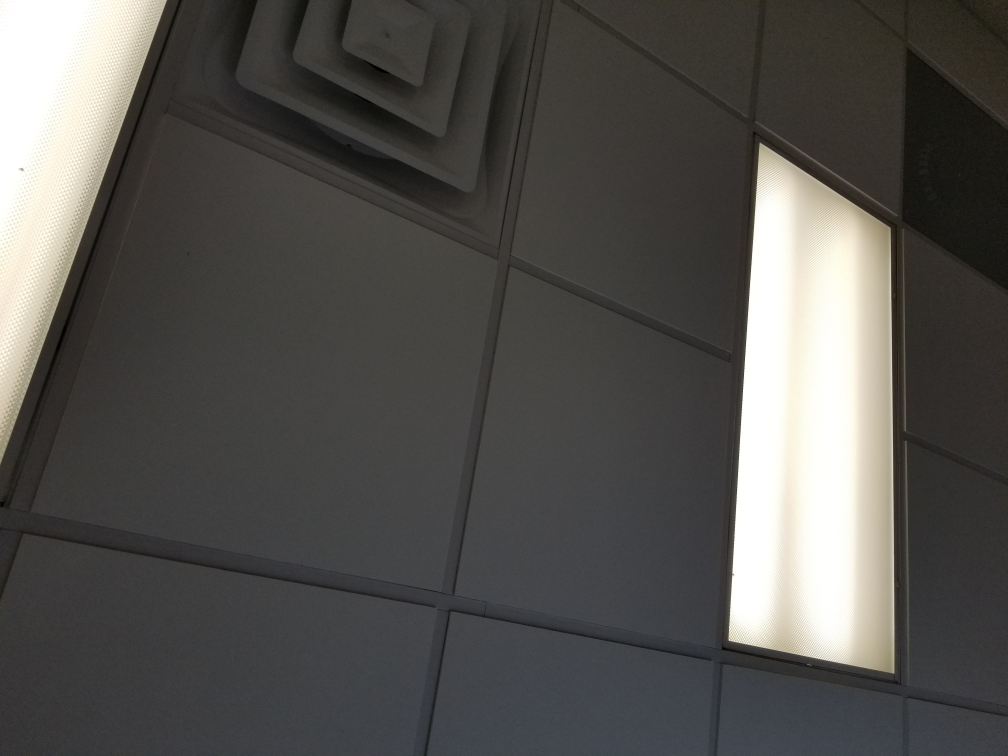
#> input picture test.jpg, 4032 x 3024 px, found by its file name (shown at 1/4 size)
$ jupyter execute Untitled.ipynb   (shell and % lines are left out)
#> lines starting #> are read from the running program, lines starting #| are printed output that depends on the picture
[cell 1]
import numpy as np
from PIL import Image
import matplotlib.pyplot as plt

[cell 2]
d = 3
gridx, gridy = np.mgrid[-d:d:1, -d:d:1]
grid = np.array([gridx.flatten(), gridy.flatten(), np.zeros(((2*d)**2)),np.ones(((2*d)**2)) ])

[cell 3]
#https://www.opengl.org/discussion_boards/showthread.php/197893-View-and-Perspective-matrices

import math
import numpy as np

def transform(m, v):
    return np.asarray(m * np.asmatrix(v).T)[:,0]

def magnitude(v):
    return math.sqrt(np.sum(v ** 2))

# [27 lines left out: functions normalize, ortho, perspective, not called in this run]

def simplePerspective(a):
    return np.matrix([[1,0,0,0],
                      [0,1,0,0],
                      [0,0,1,a],
                      [0,0,-a,0]])

# [11 lines left out: function frustum, not called in this run]

def translate(xyz):
    x, y, z = xyz
    return np.matrix([[1,0,0,x],
                      [0,1,0,y],
                      [0,0,1,z],
                      [0,0,0,1]])

# [6 lines left out: function scale, not called in this run]

def sincos(a):
    a = math.radians(a)
    return math.sin(a), math.cos(a)

# [8 lines left out: function rotate, not called in this run]

def rotx(a):
    s, c = sincos(a)
    return np.matrix([[1,0,0,0],
                      [0,c,-s,0],
                      [0,s,c,0],
                      [0,0,0,1]])

def roty(a):
    s, c = sincos(a)
    return np.matrix([[c,0,s,0],
                      [0,1,0,0],
                      [-s,0,c,0],
                      [0,0,0,1]])

def rotz(a):
    s, c = sincos(a)
    return np.matrix([[c,-s,0,0],
                      [s,c,0,0],
                      [0,0,1,0],
                      [0,0,0,1]])

# [17 lines left out: functions lookat, viewport, not called in this run]

[cell 4]
t1 = np.array(Image.open("testims/test.jpg"))[::4, ::4]
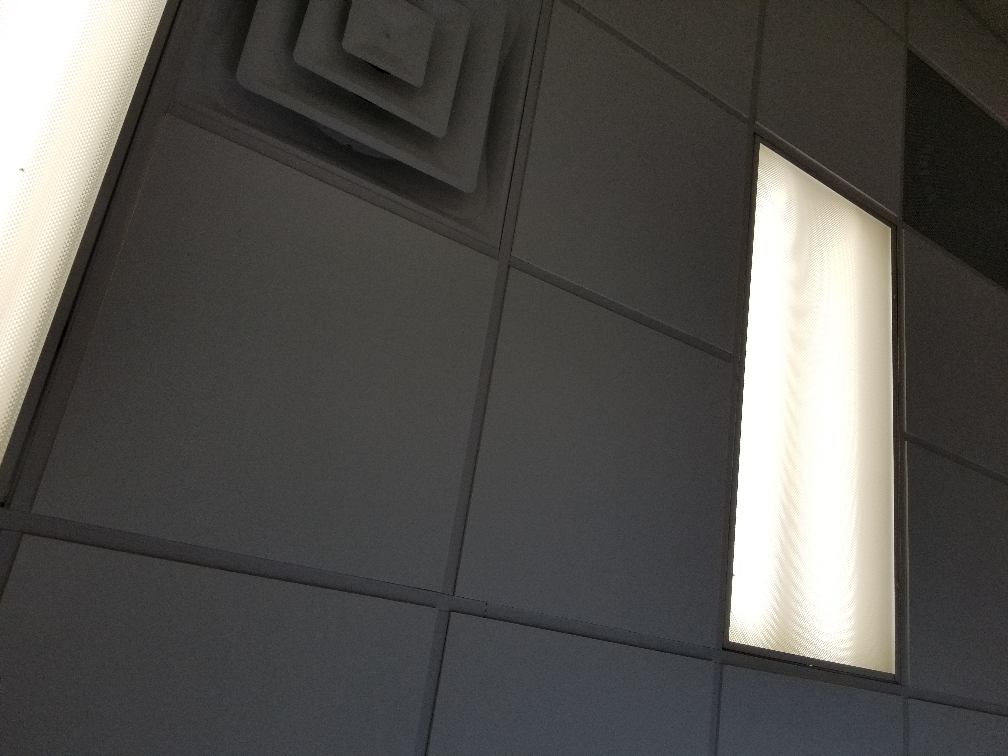
#> t1: shape (756, 1008, 3); mean R, G, B 84.2, 82.6, 79.5
print(t1.shape)
#| (756, 1008, 3)
#plt.imshow(t1)
outgrid = grid
#plt.scatter(outgrid[0], outgrid[1])

[cell 5]
def euler(rotation):
    return rotx(rotation[0])*roty(rotation[1]) * rotz(rotation[2])
def matrix(translation, rotation, focalLength):
    return simplePerspective(focalLength) * euler(rotation) * translate(translation)

[cell 6]
def projectPoints(points, matrix, image):
    out = matrix * points
    out /= out[ 3:4].copy()
    out = out[:2]
    out[0] += image.shape[1] / 2
    out[1] += image.shape[0] / 2
    return out

[cell 7]
mymatrix = matrix((0, 0, -5), (0, 0, 0), 1/1700)
pts = projectPoints(grid, mymatrix, t1)
#plt.imshow(t1)
#plt.scatter(np.array(pts[0]), np.array(pts[1]))

[cell 8]
grid[-1].shape

[cell 9]
(mymatrix * grid)[2]

[cell 10]
pts[0]

[cell 11]
gridOnScreen = np.zeros(grid.shape)

[cell 12]
import numpy as np
import matplotlib.pyplot as plt
fig = plt.figure()
ax = fig.add_subplot(111)
ax.set_title('click on points')

line, = ax.plot(np.random.rand(100), 'o', picker=5)  # 5 points tolerance

# [7 lines left out: function onpick, not called in this run]

fig.canvas.mpl_connect('pick_event', onpick)

plt.show()
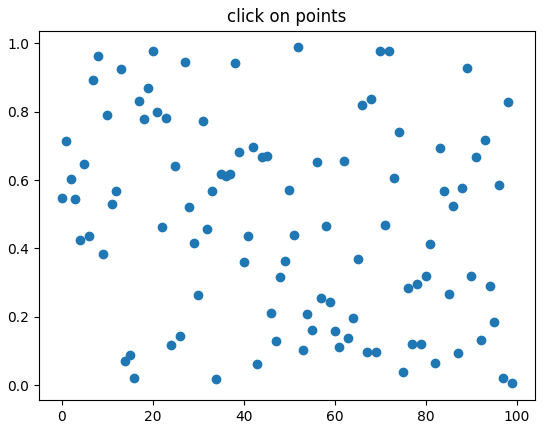
#> figure drawn by matplotlib, 1 panel; curve peaks at x = 52, y = 0.988

$ run again, with 2unitsfromceiling.jpg copied over test.jpg
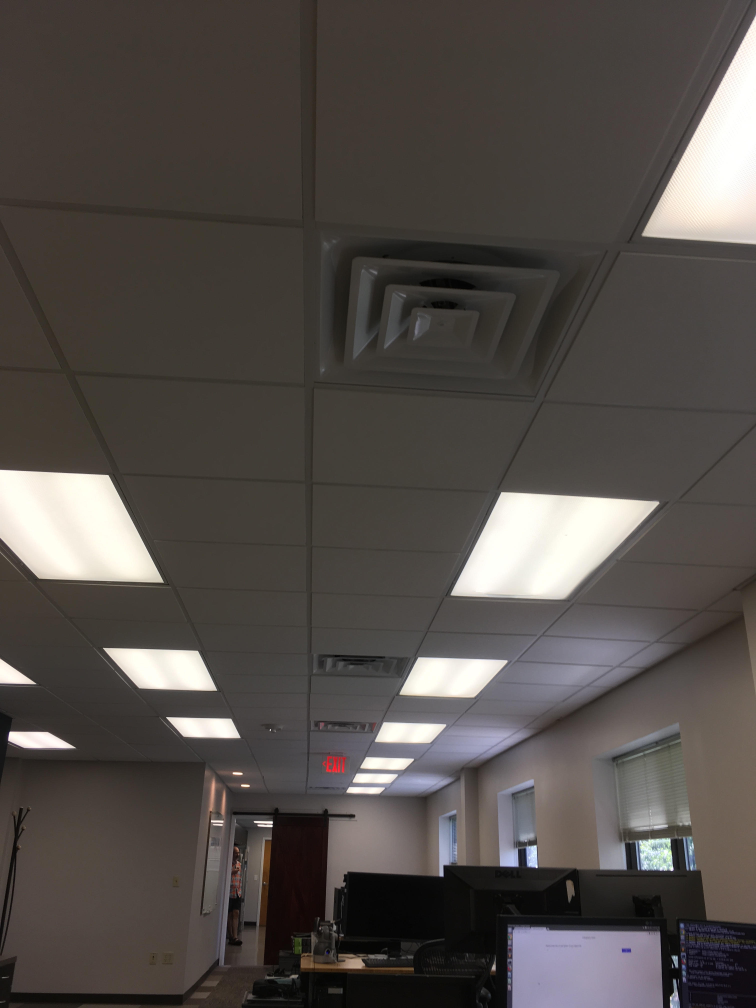
#> input picture 2unitsfromceiling.jpg, 3024 x 4032 px, found by its file name (shown at 1/4 size)
#> `t1 = np.array(Image.open("testims/test.jpg"))[::4, ::4]`:
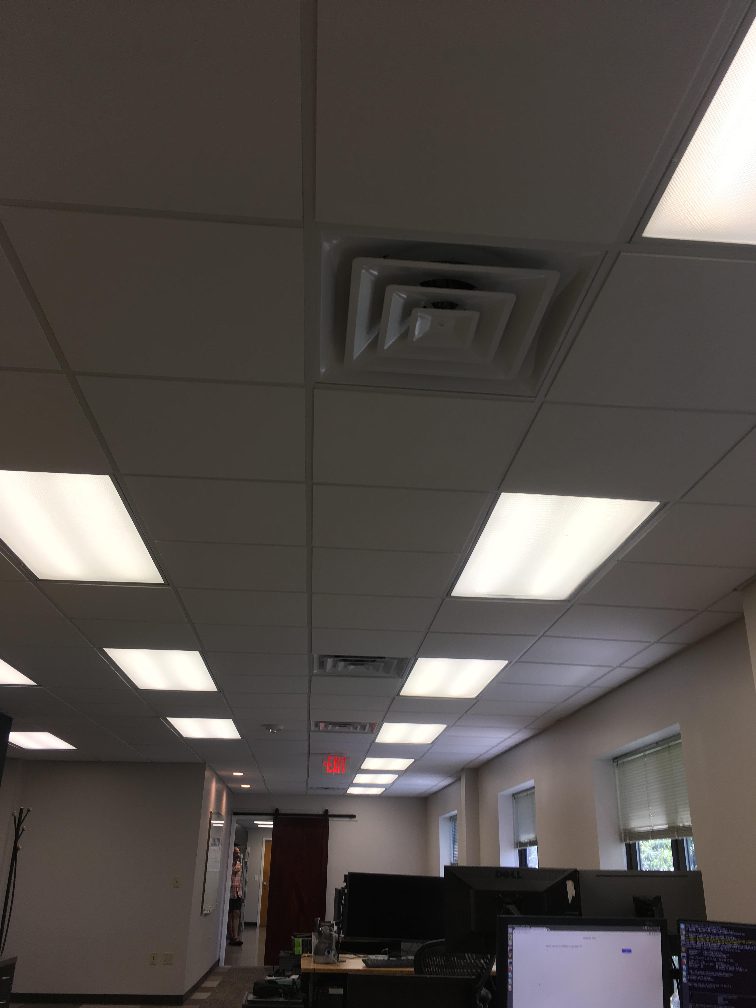
#> t1: shape (1008, 756, 3); mean R, G, B 82.7, 77.2, 73.6
#| (1008, 756, 3)

$ run again, with floor.jpg copied over test.jpg
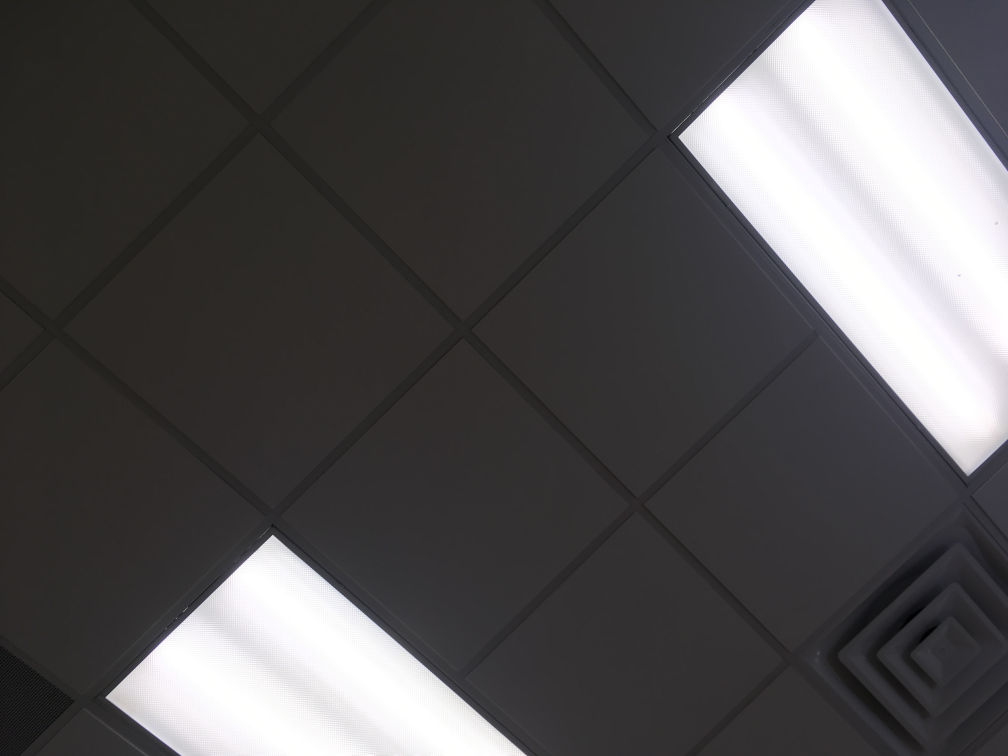
#> input picture floor.jpg, 4032 x 3024 px, found by its file name (shown at 1/4 size)
#> `t1 = np.array(Image.open("testims/test.jpg"))[::4, ::4]`:
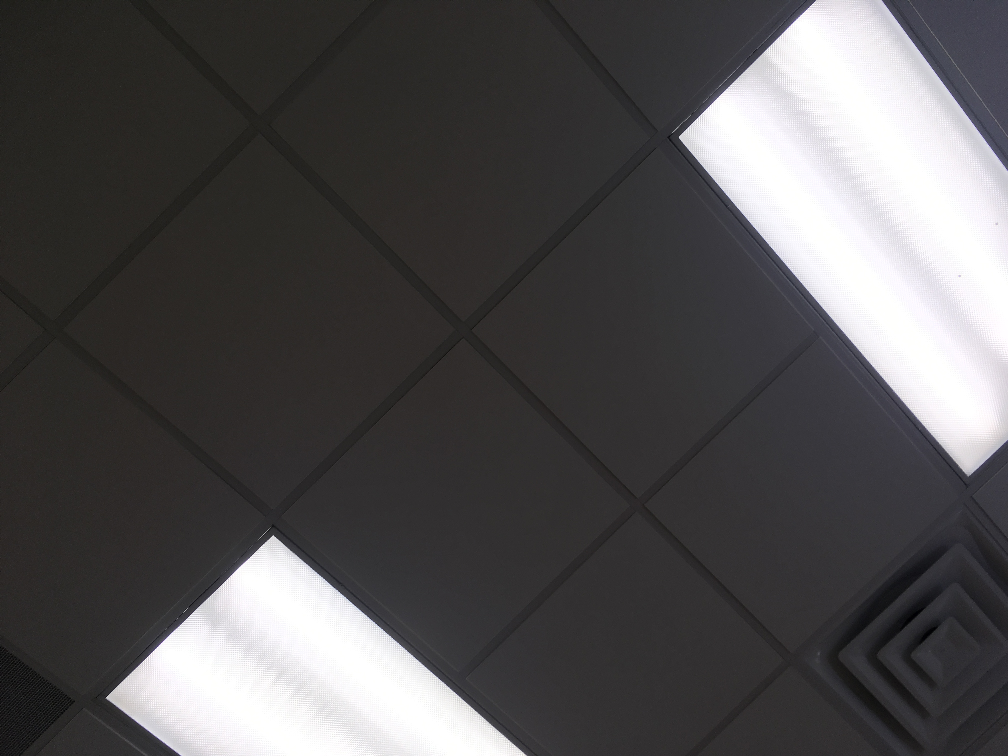
#> t1: shape (756, 1008, 3); mean R, G, B 82.6, 81, 81.9
#| (756, 1008, 3)
